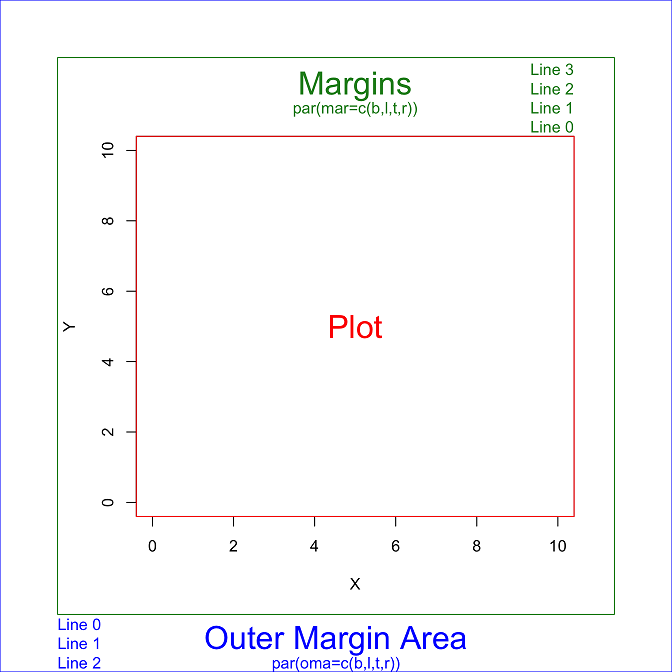

Recreate this plot in R.
# Margins area
par(oma=c(3,3,3,3)) # all sides have 3 lines of space
par(mar=c(5,4,4,2) + 0.1)

# Plot
plot(0:10, 0:10, type="n", xlab="X", ylab="Y") # type="n" hides the points

# Place text in the plot and color everything plot-related red
text(5,5, "Plot", col="red", cex=2)
box(col="red")

# Place text in the margins and label the margins, all in forestgreen  
mtext("Margins", side=3, line=2, cex=2, col="forestgreen")  
mtext("par(mar=c(b,l,t,r))", side=3, line=1, cex=1, col="forestgreen")  
mtext("Line 0", side=3, line=0, adj=1.0, cex=1, col="forestgreen")  
mtext("Line 1", side=3, line=1, adj=1.0, cex=1, col="forestgreen")  
mtext("Line 2", side=3, line=2, adj=1.0, cex=1, col="forestgreen")  
mtext("Line 3", side=3, line=3, adj=1.0, cex=1, col="forestgreen")  
box("figure", col="forestgreen")  

# Label the outer margin area and color it blue  
# Note the 'outer=TRUE' command moves us from the figure margins to the outer margins.  
mtext("Outer Margin Area", side=1, line=1, cex=2, col="blue", outer=TRUE)  
mtext("par(oma=c(b,l,t,r))", side=1, line=2, cex=1, col="blue", outer=TRUE)  
mtext("Line 0", side=1, line=0, adj=0.0, cex=1, col="blue", outer=TRUE)  
mtext("Line 1", side=1, line=1, adj=0.0, cex=1, col="blue", outer=TRUE)  
mtext("Line 2", side=1, line=2, adj=0.0, cex=1, col="blue", outer=TRUE)  
box("outer", col="blue") 
